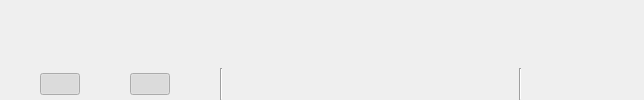
      <widget class="QWidget" name="PreviewContainerWidget" native="true">
       <property name="sizePolicy">
        <sizepolicy hsizetype="Preferred" vsizetype="Preferred">
         <horstretch>1</horstretch>
         <verstretch>0</verstretch>
        </sizepolicy>
       </property>
       <layout class="QVBoxLayout" name="verticalLayout">
        <property name="leftMargin">
         <number>0</number>
        </property>
        <property name="topMargin">
         <number>0</number>
        </property>
        <property name="rightMargin">
         <number>0</number>
        </property>
        <property name="bottomMargin">
         <number>0</number>
        </property>
        <item>
         <widget class="CModelEditorViewport" name="Viewport" native="true">
          <property name="sizePolicy">
           <sizepolicy hsizetype="Preferred" vsizetype="Expanding">
            <horstretch>250</horstretch>
            <verstretch>0</verstretch>
           </sizepolicy>
          </property>
          <property name="minimumSize">
           <size>
            <width>30</width>
            <height>30</height>
           </size>
          </property>
         </widget>
        </item>
        <item>
         <layout class="QHBoxLayout" name="horizontalLayout" stretch="0,0,0,0,0,0,0,0,0,0">
          <property name="spacing">
           <number>50</number>
          </property>
          <property name="rightMargin">
           <number>0</number>
          </property>
          <item>
           <spacer name="PreviewButtonsLeftSpacer">
            <property name="sizePolicy">
             <sizepolicy hsizetype="Minimum" vsizetype="Minimum">
              <horstretch>0</horstretch>
              <verstretch>0</verstretch>
             </sizepolicy>
            </property>
            <property name="orientation">
             <enum>Qt::Horizontal</enum>
            </property>
            <property name="sizeHint" stdset="0">
             <size>
              <width>40</width>
              <height>20</height>
             </size>
            </property>
           </spacer>
          </item>
          <item>
           <widget class="QPushButton" name="ToggleGridButton">
            <property name="toolTip">
             <string>Grid</string>
            </property>
            <property name="text">
             <string/>
            </property>
            <property name="icon">
             <iconset resource="../Icons.qrc">
              <normaloff>:/icons/Grid_32px.png</normaloff>:/icons/Grid_32px.png</iconset>
            </property>
            <property name="iconSize">
             <size>
              <width>32</width>
              <height>32</height>
             </size>
            </property>
            <property name="checkable">
             <bool>true</bool>
            </property>
            <property name="checked">
             <bool>true</bool>
            </property>
            <property name="flat">
             <bool>true</bool>
            </property>
           </widget>
          </item>
          <item>
           <widget class="QPushButton" name="CameraModeButton">
            <property name="toolTip">
             <string>Orbit Camera</string>
            </property>
            <property name="text">
             <string/>
            </property>
            <property name="icon">
             <iconset resource="../Icons.qrc">
              <normaloff>:/icons/OrbitCamera_32px.png</normaloff>:/icons/OrbitCamera_32px.png</iconset>
            </property>
            <property name="iconSize">
             <size>
              <width>32</width>
              <height>32</height>
             </size>
            </property>
            <property name="checkable">
             <bool>true</bool>
            </property>
            <property name="checked">
             <bool>true</bool>
            </property>
            <property name="flat">
             <bool>true</bool>
            </property>
           </widget>
          </item>
          <item>
           <widget class="Line" name="line">
            <property name="orientation">
             <enum>Qt::Vertical</enum>
            </property>
           </widget>
          </item>
          <item>
           <widget class="QPushButton" name="MeshPreviewButton">
            <property name="sizePolicy">
             <sizepolicy hsizetype="Minimum" vsizetype="Fixed">
              <horstretch>0</horstretch>
              <verstretch>0</verstretch>
             </sizepolicy>
            </property>
            <property name="maximumSize">
             <size>
              <width>32</width>
              <height>16777215</height>
             </size>
            </property>
            <property name="toolTip">
             <string>Mesh Preview</string>
            </property>
            <property name="text">
             <string/>
            </property>
            <property name="icon">
             <iconset resource="../Icons.qrc">
              <normaloff>:/icons/Model Preview.png</normaloff>:/icons/Model Preview.png</iconset>
            </property>
            <property name="iconSize">
             <size>
              <width>32</width>
              <height>32</height>
             </size>
            </property>
            <property name="flat">
             <bool>true</bool>
            </property>
           </widget>
          </item>
          <item>
           <widget class="QPushButton" name="SpherePreviewButton">
            <property name="sizePolicy">
             <sizepolicy hsizetype="Minimum" vsizetype="Fixed">
              <horstretch>0</horstretch>
              <verstretch>0</verstretch>
             </sizepolicy>
            </property>
            <property name="maximumSize">
             <size>
              <width>32</width>
              <height>16777215</height>
             </size>
            </property>
            <property name="toolTip">
             <string>Sphere Preview</string>
            </property>
            <property name="text">
             <string/>
            </property>
            <property name="icon">
             <iconset resource="../Icons.qrc">
              <normaloff>:/icons/Sphere Preview.png</normaloff>:/icons/Sphere Preview.png</iconset>
            </property>
            <property name="iconSize">
             <size>
              <width>32</width>
              <height>32</height>
             </size>
            </property>
            <property name="flat">
             <bool>true</bool>
            </property>
           </widget>
          </item>
          <item>
           <widget class="QPushButton" name="FlatPreviewButton">
            <property name="sizePolicy">
             <sizepolicy hsizetype="Minimum" vsizetype="Fixed">
              <horstretch>0</horstretch>
              <verstretch>0</verstretch>
             </sizepolicy>
            </property>
            <property name="maximumSize">
             <size>
              <width>32</width>
              <height>16777215</height>
             </size>
            </property>
            <property name="toolTip">
             <string>Flat Preview</string>
            </property>
            <property name="text">
             <string/>
            </property>
            <property name="icon">
             <iconset resource="../Icons.qrc">
              <normaloff>:/icons/Square Preview.png</normaloff>:/icons/Square Preview.png</iconset>
            </property>
            <property name="iconSize">
             <size>
              <width>32</width>
              <height>32</height>
             </size>
            </property>
            <property name="flat">
             <bool>true</bool>
            </property>
           </widget>
          </item>
          <item>
           <widget class="Line" name="line_2">
            <property name="orientation">
             <enum>Qt::Vertical</enum>
            </property>
           </widget>
          </item>
          <item>
           <widget class="WColorPicker" name="ClearColorPicker" native="true">
            <property name="sizePolicy">
             <sizepolicy hsizetype="Fixed" vsizetype="Fixed">
              <horstretch>0</horstretch>
              <verstretch>0</verstretch>
             </sizepolicy>
            </property>
            <property name="minimumSize">
             <size>
              <width>32</width>
              <height>32</height>
             </size>
            </property>
            <property name="toolTip">
             <string>Background Color</string>
            </property>
           </widget>
          </item>
          <item>
           <spacer name="PreviewButtonsRightSpacer">
            <property name="sizePolicy">
             <sizepolicy hsizetype="Minimum" vsizetype="Minimum">
              <horstretch>0</horstretch>
              <verstretch>0</verstretch>
             </sizepolicy>
            </property>
            <property name="orientation">
             <enum>Qt::Horizontal</enum>
            </property>
            <property name="sizeHint" stdset="0">
             <size>
              <width>40</width>
              <height>20</height>
             </size>
            </property>
           </spacer>
          </item>
         </layout>
        </item>
       </layout>
      </widget>
